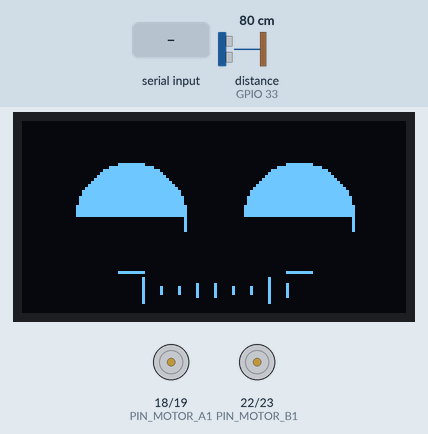
Bench run of a sketch on a simulated ESP32. Shown: 128×64 one-colour display, motor-driver pin pairs drawn as motors (green arrow = first pin HIGH = forward, orange = second pin HIGH = backward, longer = more drive, scaled by the enable pin). Wiring (inferred from the names in the program): ultrasonic range finder: trigger GPIO 32; echo GPIO 33. Inputs (shaded band) come from the test bench; at power-on: distance to the obstacle (sensor on GPIO 33) 80 cm. The echo pulse lasts 58.3 µs per cm; random numbers use the default seed unless the sketch sets one; what the sketch prints to the serial monitor is not drawn.

Above: at 1.2 s.
1.3 s: distance to the obstacle (sensor on GPIO 33) set to 23 cm
2.8 s: distance to the obstacle (sensor on GPIO 33) set to 19 cm
At 3.25 s:
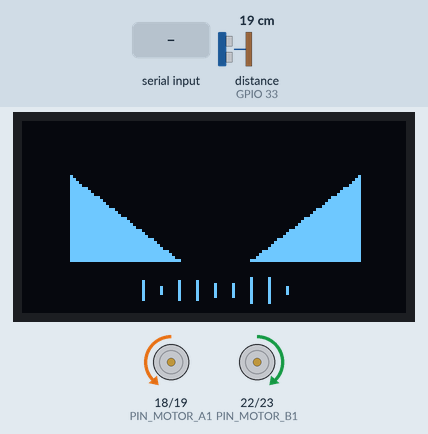
5.0 s: distance to the obstacle (sensor on GPIO 33) set to 35 cm
6.5 s: "W" received over Serial
At 6.8 s:
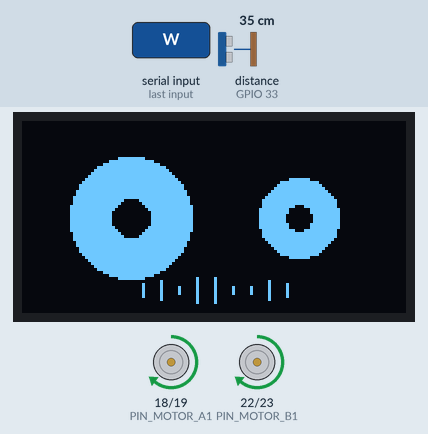
8.0 s: "S" received over Serial
At 8.6 s:
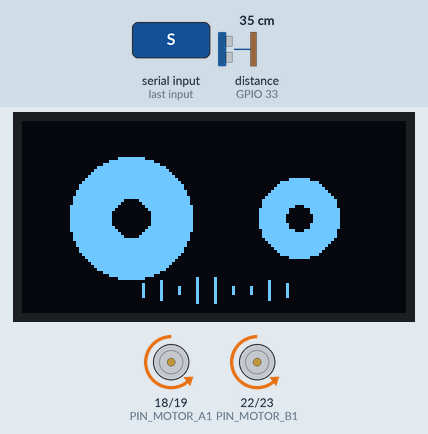
9.5 s: "D" received over Serial
At 10.7 s:
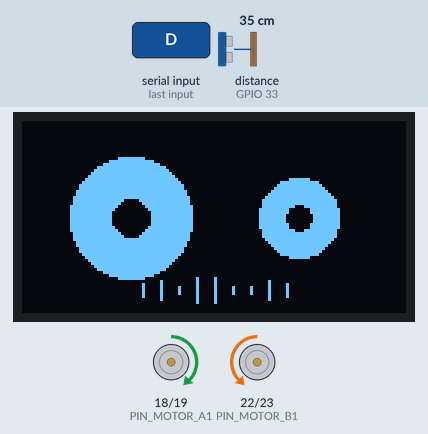
Timing chart, 0 to 12.0 s (numbered marks = the images above; inputs shaded):
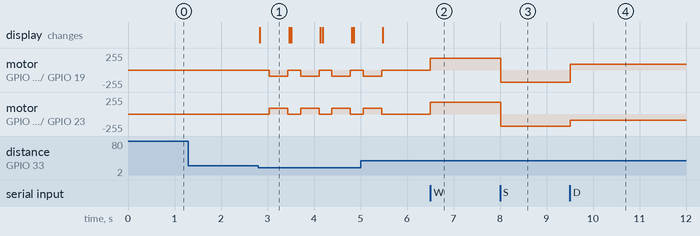

Measured:
- the behaviour switches between 21 and 20 cm on distance to the obstacle (sensor on GPIO 33) (found by bisection; images 0 and 1)
- after the input at 1.3 s, every drawn part: stays the same
- after the input at 2.8 s, motor on GPIO 18 (PIN_MOTOR_A1) / GPIO 19 (PIN_MOTOR_A2): alternates backward 90/255 for 0.40 s and stopped for 0.27 s, starting after 0.24 s; motor on GPIO 22 (PIN_MOTOR_B1) / GPIO 23 (PIN_MOTOR_B2): alternates forward 90/255 for 0.40 s and stopped for 0.27 s, starting after 0.24 s; the display: changes at once (image 1)
- after the input at 6.5 s, motor on GPIO 18 (PIN_MOTOR_A1) / GPIO 19 (PIN_MOTOR_A2), motor on GPIO 22 (PIN_MOTOR_B1) / GPIO 23 (PIN_MOTOR_B2): stopped → forward 180/255 at once
- after the input at 8.0 s, motor on GPIO 18 (PIN_MOTOR_A1) / GPIO 19 (PIN_MOTOR_A2), motor on GPIO 22 (PIN_MOTOR_B1) / GPIO 23 (PIN_MOTOR_B2): forward 180/255 → backward 180/255 at once
- after the input at 9.5 s, motor on GPIO 18 (PIN_MOTOR_A1) / GPIO 19 (PIN_MOTOR_A2): backward 180/255 → forward 90/255 at once; motor on GPIO 22 (PIN_MOTOR_B1) / GPIO 23 (PIN_MOTOR_B2): backward 180/255 → backward 90/255 at once
- what the display in image 1 shows lasts 0.7 s, from 2.8 s to 3.5 s

The sketch:

hoppi_robot_esp32_firmware.ino
```cpp
/*
 * Hoppi Autonomous AI Robot - Mainboard Firmware
 * Platform: ESP32 / ESP32-S3 (Dual Core Tensilica LX7 @ 240MHz)
 * Framework: Arduino / ESP-IDF
 * Master: Nguyen Thanh Hai (haiSEOer@gmail.com)
 * Features:
 *   - Locomotion Differential Drive (PWM Motor Driver L298N / TB6612FNG)
 *   - Animated OLED/TFT Face Display (SSD1306 / ST7789)
 *   - I2S Audio Mic & Speaker for Voice Recognition / TTS Lip-sync
 *   - MPU6050 6-DOF IMU for Balance & Tilt Detection
 *   - HC-SR04 / VL53L0X Ultrasonic/ToF Obstacle Avoidance
 *   - WiFi & BLE 5.0 Mesh Telemetry to Hoppi Central Brain
 */

#include <WiFi.h>
#include <WiFiClientSecure.h>
#include <Wire.h>
#include <Adafruit_GFX.h>
#include <Adafruit_SSD1306.h>

#define SCREEN_WIDTH 128
#define SCREEN_HEIGHT 64
Adafruit_SSD1306 display(SCREEN_WIDTH, SCREEN_HEIGHT, &Wire, -1);

// Motor Driver Pins (TB6612 / L298N)
const int PIN_MOTOR_A1 = 18;
const int PIN_MOTOR_A2 = 19;
const int PIN_MOTOR_B1 = 22;
const int PIN_MOTOR_B2 = 23;
const int PIN_PWM_A    = 25;
const int PIN_PWM_B    = 26;

// Ultrasonic / ToF Distance Sensor
const int PIN_TRIG = 32;
const int PIN_ECHO = 33;

// Robot Identity & Cloud Host
const char* WIFI_SSID = "HOPPI_AUTONOMOUS_MESH";
const char* WIFI_PASS = "NguyenThanhHai2026";
const char* HOPPI_SERVER_HOST = "ais-pre-n553xcvx2k5ktidnczw2m3-826729456993.asia-east1.run.app";

// Robot States
enum RobotMood { MOOD_HAPPY, MOOD_CURIOUS, MOOD_FOCUSED, MOOD_EMPATHETIC, MOOD_ALERT };
RobotMood currentMood = MOOD_HAPPY;

int currentSpeed = 180; // 0 - 255 PWM

void drawRobotEyes(RobotMood mood) {
  display.clearDisplay();
  int leftEyeX = 36;
  int rightEyeX = 92;
  int eyeY = 32;

  switch (mood) {
    case MOOD_HAPPY:
      // Inverted arches (smiling eyes)
      display.fillCircle(leftEyeX, eyeY, 18, SSD1306_WHITE);
      display.fillRect(leftEyeX - 18, eyeY, 36, 18, SSD1306_BLACK);
      display.fillCircle(rightEyeX, eyeY, 18, SSD1306_WHITE);
      display.fillRect(rightEyeX - 18, eyeY, 36, 18, SSD1306_BLACK);
      break;

    case MOOD_CURIOUS:
      // One large, one small circle
      display.fillCircle(leftEyeX, eyeY, 20, SSD1306_WHITE);
      display.fillCircle(leftEyeX, eyeY, 6, SSD1306_BLACK);
      display.fillCircle(rightEyeX, eyeY, 13, SSD1306_WHITE);
      display.fillCircle(rightEyeX, eyeY, 4, SSD1306_BLACK);
      break;

    case MOOD_FOCUSED:
      // Sleek horizontal capsules
      display.fillRoundRect(leftEyeX - 20, eyeY - 6, 40, 12, 6, SSD1306_WHITE);
      display.fillRoundRect(rightEyeX - 20, eyeY - 6, 40, 12, 6, SSD1306_WHITE);
      break;

    case MOOD_EMPATHETIC:
      // Heart-soft pulsing eyes
      display.fillCircle(leftEyeX, eyeY, 16, SSD1306_WHITE);
      display.fillCircle(rightEyeX, eyeY, 16, SSD1306_WHITE);
      display.fillCircle(leftEyeX - 4, eyeY - 4, 4, SSD1306_BLACK);
      display.fillCircle(rightEyeX - 4, eyeY - 4, 4, SSD1306_BLACK);
      break;

    case MOOD_ALERT:
      // Sharp angled warning eyes
      display.fillTriangle(leftEyeX - 20, eyeY - 14, leftEyeX + 16, eyeY + 14, leftEyeX - 20, eyeY + 14, SSD1306_WHITE);
      display.fillTriangle(rightEyeX + 20, eyeY - 14, rightEyeX - 16, eyeY + 14, rightEyeX + 20, eyeY + 14, SSD1306_WHITE);
      break;
  }

  // Mouth waveform line
  for (int x = 40; x <= 88; x += 6) {
    int h = random(2, 10);
    display.drawLine(x, 56 - h / 2, x, 56 + h / 2, SSD1306_WHITE);
  }

  display.display();
}

void setMotors(int leftPwm, int rightPwm) {
  // Left Motor
  if (leftPwm > 0) {
    digitalWrite(PIN_MOTOR_A1, HIGH);
    digitalWrite(PIN_MOTOR_A2, LOW);
  } else if (leftPwm < 0) {
    digitalWrite(PIN_MOTOR_A1, LOW);
    digitalWrite(PIN_MOTOR_A2, HIGH);
    leftPwm = -leftPwm;
  } else {
    digitalWrite(PIN_MOTOR_A1, LOW);
    digitalWrite(PIN_MOTOR_A2, LOW);
  }

  // Right Motor
  if (rightPwm > 0) {
    digitalWrite(PIN_MOTOR_B1, HIGH);
    digitalWrite(PIN_MOTOR_B2, LOW);
  } else if (rightPwm < 0) {
    digitalWrite(PIN_MOTOR_B1, LOW);
    digitalWrite(PIN_MOTOR_B2, HIGH);
    rightPwm = -rightPwm;
  } else {
    digitalWrite(PIN_MOTOR_B1, LOW);
    digitalWrite(PIN_MOTOR_B2, LOW);
  }

  analogWrite(PIN_PWM_A, constrain(leftPwm, 0, 255));
  analogWrite(PIN_PWM_B, constrain(rightPwm, 0, 255));
}

void moveForward() { setMotors(currentSpeed, currentSpeed); }
void moveBackward() { setMotors(-currentSpeed, -currentSpeed); }
void turnLeft() { setMotors(-currentSpeed / 2, currentSpeed / 2); }
void turnRight() { setMotors(currentSpeed / 2, -currentSpeed / 2); }
void stopMotors() { setMotors(0, 0); }

long readDistanceCm() {
  digitalWrite(PIN_TRIG, LOW);
  delayMicroseconds(2);
  digitalWrite(PIN_TRIG, HIGH);
  delayMicroseconds(10);
  digitalWrite(PIN_TRIG, LOW);
  long duration = pulseIn(PIN_ECHO, HIGH, 25000);
  if (duration == 0) return 999;
  return duration * 0.034 / 2;
}

void setup() {
  Serial.begin(115200);
  Serial.println(F("[Hoppi Robot Core] Initializing firmware for Master Nguyen Thanh Hai..."));

  // Pins Setup
  pinMode(PIN_MOTOR_A1, OUTPUT);
  pinMode(PIN_MOTOR_A2, OUTPUT);
  pinMode(PIN_MOTOR_B1, OUTPUT);
  pinMode(PIN_MOTOR_B2, OUTPUT);
  pinMode(PIN_PWM_A, OUTPUT);
  pinMode(PIN_PWM_B, OUTPUT);
  pinMode(PIN_TRIG, OUTPUT);
  pinMode(PIN_ECHO, INPUT);

  stopMotors();

  // Initialize OLED Display
  if (!display.begin(SSD1306_SWITCHCAPVCC, 0x3C)) {
    Serial.println(F("[Hoppi Robot] OLED display allocation failed"));
  } else {
    drawRobotEyes(MOOD_HAPPY);
  }

  Serial.println(F("[Hoppi Robot] System Ready. Connecting to Central Autonomous Brain..."));
}

void loop() {
  // Obstacle avoidance
  long distance = readDistanceCm();
  if (distance < 20) {
    stopMotors();
    currentMood = MOOD_ALERT;
    drawRobotEyes(currentMood);
    delay(200);
    turnLeft();
    delay(400);
    stopMotors();
    currentMood = MOOD_CURIOUS;
    drawRobotEyes(currentMood);
  }

  // Serial command parser from Raspberry Pi / Jetson / Bluetooth
  if (Serial.available()) {
    char cmd = Serial.read();
    switch (cmd) {
      case 'W': case 'w': moveForward(); break;
      case 'S': case 's': moveBackward(); break;
      case 'A': case 'a': turnLeft(); break;
      case 'D': case 'd': turnRight(); break;
      case 'X': case 'x': stopMotors(); break;
      case '1': currentMood = MOOD_HAPPY; drawRobotEyes(currentMood); break;
      case '2': currentMood = MOOD_CURIOUS; drawRobotEyes(currentMood); break;
      case '3': currentMood = MOOD_FOCUSED; drawRobotEyes(currentMood); break;
      case '4': currentMood = MOOD_EMPATHETIC; drawRobotEyes(currentMood); break;
      case '5': currentMood = MOOD_ALERT; drawRobotEyes(currentMood); break;
    }
  }

  delay(20);
}
```
